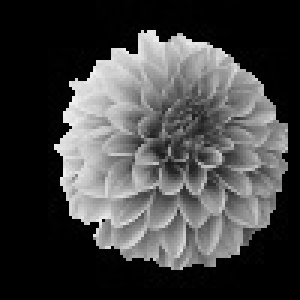
#> input picture FalseClusion/Dahlia/3dah004.jpg, 100 x 100 px (shown 3 times larger); its folder holds only this picture in this run
$ python -i __init__.py   (imports and definitions only)
#> lines starting #> are read from the running program, lines starting #| are printed output that depends on the picture
#> further down, picture is the input picture: shape (100, 100, 3); min 0, max 243, mean 66.7
import numpy as np
import os
from setting import NAME_LIST, OUT_PATH
import math
import cv2

def resize(image):
    height = image.shape[0]
#> height = 100
    width = image.shape[1]
#> width = 100
    sc = width*1.0/height
#> sc = 1
    if sc>1:
        x = width-height
        image = cv2.copyMakeBorder(image,int(x/2),int(x/2),0,0,cv2.BORDER_CONSTANT,value=[0,0,0])
    if sc<1:
        x = height-width
        image = cv2.copyMakeBorder(image,0,0,int(x/2),int(x/2),cv2.BORDER_CONSTANT,value=[0,0,0])

    # r = 100.0 / image.shape[0]
    dim = (100, 100)
    image = cv2.resize(image, dim, interpolation = cv2.INTER_AREA)
    return image


def kmeans(img,k=3, loop=5):
    # img = cv2.imread('1ant009.jpg')
    # im = cv2.cvtColor(img,cv2.COLOR_RGB2Lab)
#> called with k = 3, loop = 5
    Z = img.reshape((-1,3))

    # [14 lines of commented-out code are left out]
    Z = np.float32(Z)
    # define criteria, number of clusters(K) and apply kmeans()
    criteria = (cv2.TERM_CRITERIA_EPS + cv2.TERM_CRITERIA_MAX_ITER, loop, 1.0)
    # criteria = (cv2.TERM_CRITERIA_MAX_ITER, loop, 1.0)
    ret,label,center = cv2.kmeans(Z,k,None,criteria,10,cv2.KMEANS_RANDOM_CENTERS)
#> ret = 8769258; label = 10000 values, max 2 at index 0, min 0 at index 1356, mean 1.35; center = [[111.9, 111.9, 111.9], [183.1, 183.1, 183.1], [1.97, 1.97, 1.97]]

    # Now convert back into uint8, and make original image
    center = np.uint8(center)
#> center = [[111, 111, 111], [183, 183, 183], [1, 1, 1]]
    res = center[label.flatten()]
    res2 = res.reshape((img.shape))
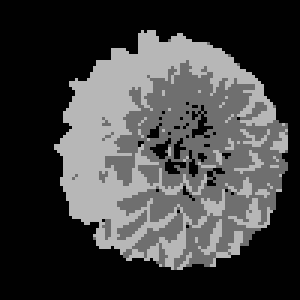
#> res2: shape (100, 100, 3) (shown 3 times larger); min 1, max 183, mean 66

    # cv2.imwrite("ok3.jpg", res2)
    return label, center, res2


# [24 lines left out: functions onClusterChange, onKmeanChange, onErosionChange, onDilasionChange, not called in this run]


def fill(board,image,m,n):
    for i in xrange(image.shape[0]):
        for j in xrange(image.shape[1]):
            board[m*100+i][n*image.shape[1]+j] = image[i][j]
    return board

def joinMutipleImage(*images):
    m = int(round(len(images)/2.0))
    n = 2
    width = 0
    height = 200
    for i in xrange(m):
        width = width + images[i].shape[1]
    canvas = np.zeros((height, width, 3), dtype=np.uint8)
    # for item in images:
    k = 0
    for i in xrange(n):
        for j in xrange(m):
            if k< len(images):
                canvas = fill(canvas,images[k],i,j)
                k = k + 1
    return canvas

def extraction(image,n, count):
    result = []
    label, center, kmean_image = kmeans(image,n, count)
#> center = [[111, 111, 111], [183, 183, 183], [1, 1, 1]]
    # [8 lines of commented-out code are left out]
    for i in xrange(n):
        new_image = image.tolist()
        kmean_image_list = kmean_image.tolist()
        # new_image = map(lambda row: map(lambda point: point if point != center[i].tolist() else [0,0,0], row), kmean_image_list)
        for index_row,row in enumerate(kmean_image_list):
            for index_column,point in enumerate(row):
                if point != center[i].tolist():
                    new_image[index_row][index_column]=[0,0,0]

        new_image = np.array(new_image, dtype=np.uint8)
        # new_image = cv2.cvtColor(new_image, cv2.COLOR_BGR2GRAY)
        # ret,new_image = cv2.threshold(new_image,0,255,cv2.THRESH_OTSU)
        result.append(new_image)
#> this loop made 3 passes
#> pass 1, in extraction, `new_image = np.array(new_image, dtype=np.uint8)`:
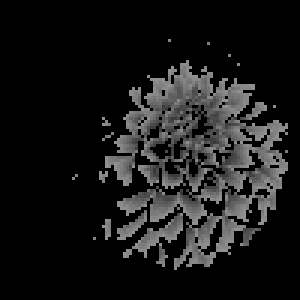
#> new_image: shape (100, 100, 3) (shown 3 times larger); min 0, max 146, mean 23.8
#> pass 2, in extraction, `new_image = np.array(new_image, dtype=np.uint8)`:
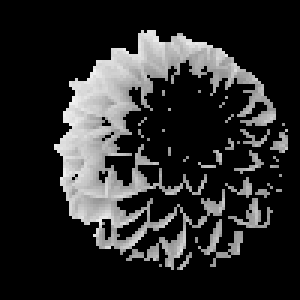
#> new_image: shape (100, 100, 3) (shown 3 times larger); min 0, max 243, mean 41.8
#> pass 3, in extraction, `new_image = np.array(new_image, dtype=np.uint8)`:
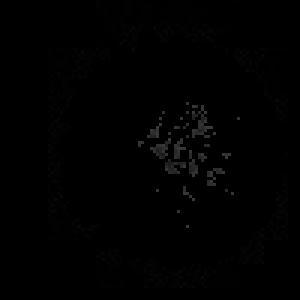
#> new_image: shape (100, 100, 3) (shown 3 times larger); min 0, max 56, mean 1.1
#> after the loop, result = 3 items
    return result

def showImage(image):
    global num_of_cluster
    num_of_cluster = 3
    global loop_of_kmean
    loop_of_kmean = 5
    global Erosion
    Erosion = 0
    global Dilasion
    Dilasion = 0
    image = resize(image)

    # print image
    wname = "Image"
    cv2.namedWindow(wname)

    # create trackbars for color change
    cv2.createTrackbar('Cluster',wname,3,20,onClusterChange)
    cv2.createTrackbar('KCount',wname,5,20,onKmeanChange)
    # cv2.createTrackbar('Erosion',wname,0,1,onErosionChange)
    # cv2.createTrackbar('Dilasion',wname,0,1,onDilasionChange)
    global update
    update = True
    run = True
    while(run):
        # if update:
        images = extraction(image,num_of_cluster, loop_of_kmean)
#> images = 3 items
        show_image = joinMutipleImage(*images)
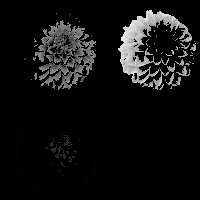
#> show_image: shape (200, 200, 3); min 0, max 243, mean 16.7
        cv2.imshow("Image", show_image)
        update = False

        key = cv2.waitKey(0)
#> (key q is pressed here)
        if key > ord('0') and key <= ord('9'):
            return images[key-48-1]
        elif key == ord('q'):
            run = False

def huMonents(image):
    image = cv2.cvtColor(image, cv2.COLOR_BGR2GRAY)
    return cv2.HuMoments(cv2.moments(image)).flatten()

# [42 lines left out: functions logarit, list_item, save_img, rename, renameEdge, not called in this run]

def renameImgEdge(path):
    for index, item_path in enumerate(list_item(path)):
        renameEdge(item_path)

# [4 lines left out: function nameGrToEgde, not called in this run]

>>> import cv2
>>> picture = cv2.cvtColor(cv2.imread('../FalseClusion/Dahlia/3dah004.jpg'), cv2.COLOR_BGR2RGB)
>>> result = showImage(picture)

$ run again, on FalseClusion/Dahlia/3dah030.jpg
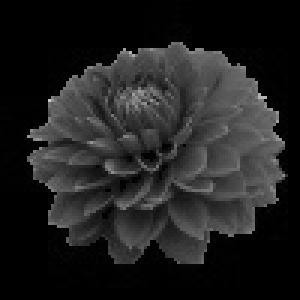
#> input picture FalseClusion/Dahlia/3dah030.jpg, 100 x 100 px (shown 3 times larger)
#> picture is the input picture: shape (100, 100, 3); min 0, max 202, mean 32.2
#> in kmeans, `ret,label,center = cv2.kmeans(Z,k,None,criteria,10,cv2.KMEANS_RANDOM_C..`: ret = 2965183.4; label = 10000 values, max 2 at index 0, min 0 at index 1457, mean 1.31; center = [[88.21, 88.21, 88.21], [49.35, 49.35, 49.35], [1.26, 1.26, 1.26]]
#> in kmeans, `center = np.uint8(center)`: center = [[88, 88, 88], [49, 49, 49], [1, 1, 1]]
#> the loop in extraction, `for i in xrange(n):` made 3 passes
#> pass 1, in extraction, `new_image = np.array(new_image, dtype=np.uint8)`:
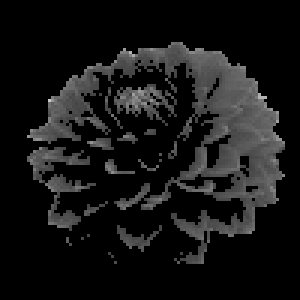
#> new_image: shape (100, 100, 3) (shown 3 times larger); min 0, max 202, mean 21.3
#> after the loop in extraction, `for i in xrange(n):`: result = 3 items
#> in showImage, `show_image = joinMutipleImage(*images)`:
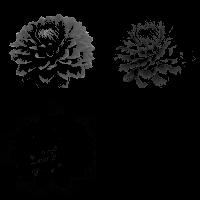
#> show_image: shape (200, 200, 3); min 0, max 202, mean 8

$ run again, on FalseClusion/Dahlia/3dah077.jpg
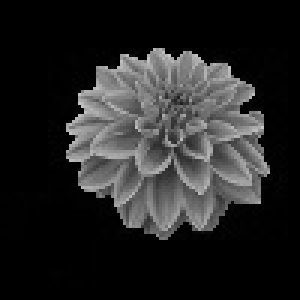
#> input picture FalseClusion/Dahlia/3dah077.jpg, 100 x 100 px (shown 3 times larger)
#> picture is the input picture: shape (100, 100, 3); min 0, max 200, mean 36.8
#> in kmeans, `ret,label,center = cv2.kmeans(Z,k,None,criteria,10,cv2.KMEANS_RANDOM_C..`: ret = 3029920.9; label = 10000 values, max 2 at index 0, min 0 at index 2244, mean 1.54; center = [[91.5, 91.5, 91.5], [143, 143, 143], [0.607, 0.607, 0.607]]
#> in kmeans, `center = np.uint8(center)`: center = [[91, 91, 91], [142, 142, 142], [0, 0, 0]]
#> the loop in extraction, `for i in xrange(n):` made 3 passes
#> pass 1, in extraction, `new_image = np.array(new_image, dtype=np.uint8)`:
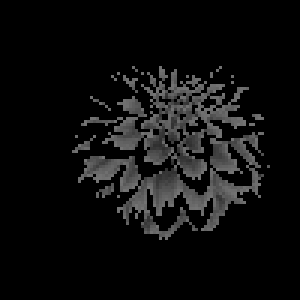
#> new_image: shape (100, 100, 3) (shown 3 times larger); min 0, max 116, mean 13.8
#> after the loop in extraction, `for i in xrange(n):`: result = 3 items
#> in showImage, `show_image = joinMutipleImage(*images)`:
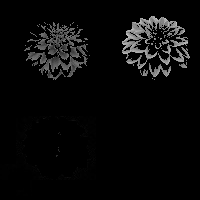
#> show_image: shape (200, 200, 3); min 0, max 200, mean 9.2

$ run again, on FalseClusion/Dahlia/3dah131.jpg
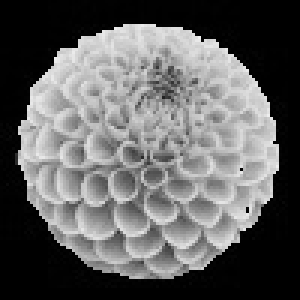
#> input picture FalseClusion/Dahlia/3dah131.jpg, 100 x 100 px (shown 3 times larger)
#> picture is the input picture: shape (100, 100, 3); min 0, max 240, mean 97.9
#> in kmeans, `ret,label,center = cv2.kmeans(Z,k,None,criteria,10,cv2.KMEANS_RANDOM_C..`: ret = 6629644; label = 10000 values, max 2 at index 0, min 0 at index 1654, mean 1.2; center = [[133.8, 133.8, 133.8], [194.1, 194.1, 194.1], [1.08, 1.08, 1.08]]
#> in kmeans, `center = np.uint8(center)`: center = [[133, 133, 133], [194, 194, 194], [1, 1, 1]]
#> the loop in extraction, `for i in xrange(n):` made 3 passes
#> pass 1, in extraction, `new_image = np.array(new_image, dtype=np.uint8)`:
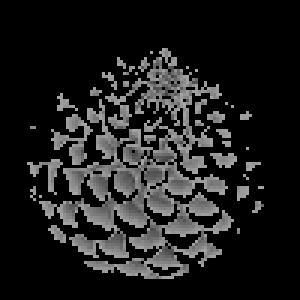
#> new_image: shape (100, 100, 3) (shown 3 times larger); min 0, max 164, mean 30.2
#> after the loop in extraction, `for i in xrange(n):`: result = 3 items
#> in showImage, `show_image = joinMutipleImage(*images)`:
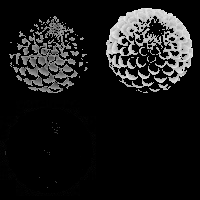
#> show_image: shape (200, 200, 3); min 0, max 240, mean 24.5
